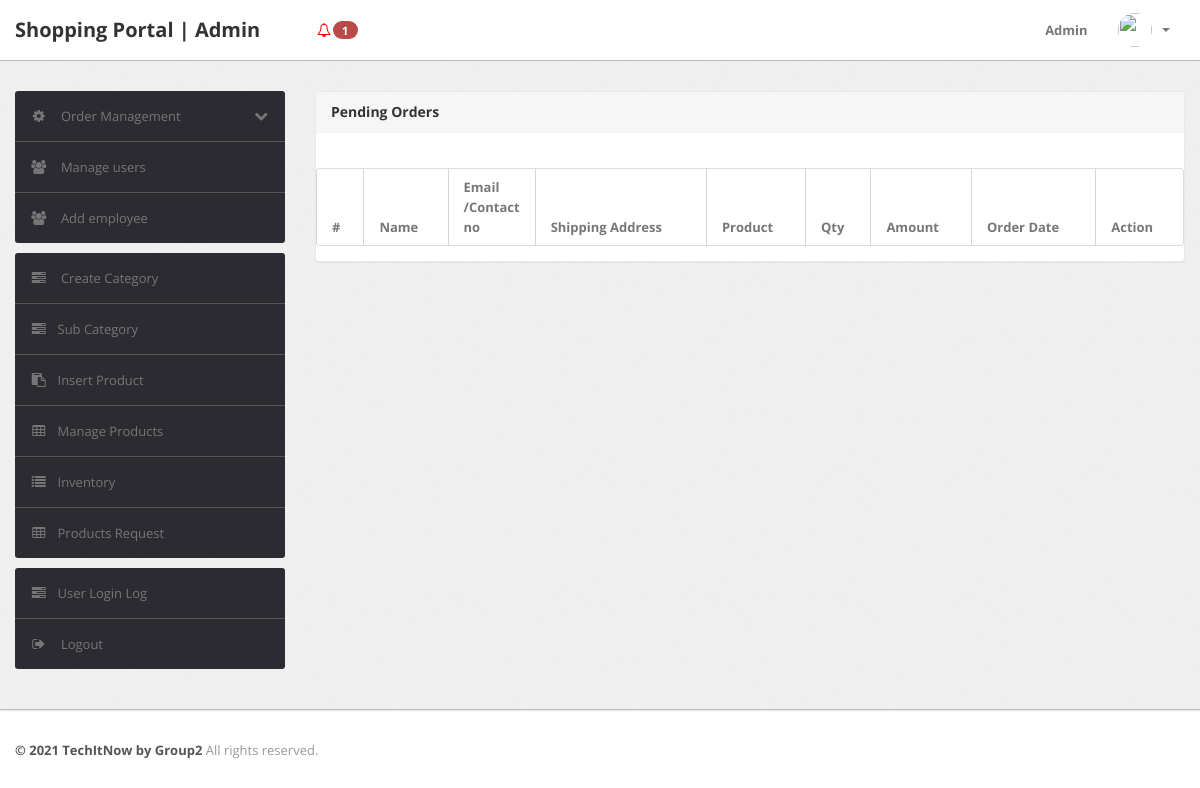
The app's page /admin/pending-orders.php (signed in), older data.
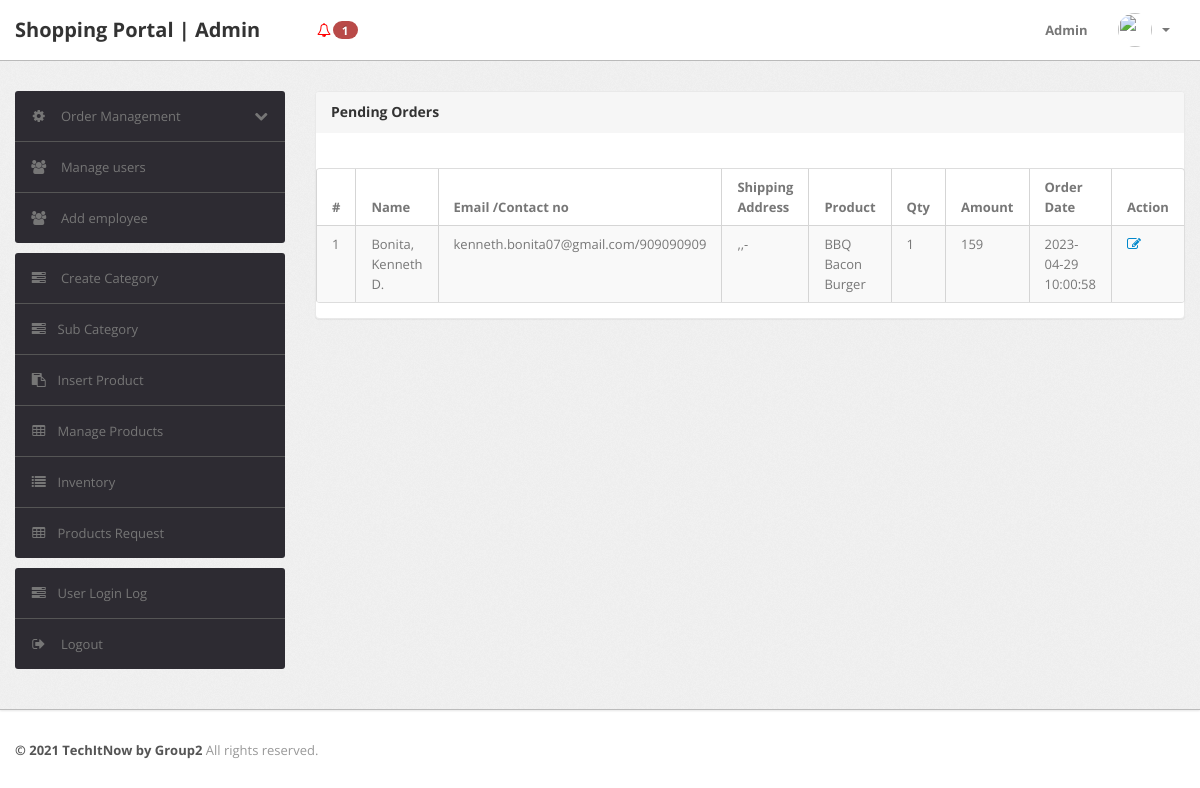
The same page, newer data.
### tables this page shows
CREATE TABLE `orders` (
  `id` int(11) NOT NULL,
  `userId` int(11) DEFAULT NULL,
  `productId` varchar(255) DEFAULT NULL,
  `quantity` int(11) DEFAULT NULL,
  `orderDate` timestamp NOT NULL DEFAULT current_timestamp(),
  `paymentMethod` varchar(50) DEFAULT NULL,
  `orderStatus` varchar(55) DEFAULT NULL
);

CREATE TABLE `users` (
  `id` int(11) NOT NULL,
  `name` varchar(255) DEFAULT NULL,
  `email` varchar(255) DEFAULT NULL,
  `contactno` bigint(11) DEFAULT NULL,
  `password` varchar(255) DEFAULT NULL,
  `shippingAddress` longtext DEFAULT NULL,
  `shippingState` varchar(255) DEFAULT NULL,
  `shippingCity` varchar(255) DEFAULT NULL,
  `shippingPincode` int(11) DEFAULT NULL,
  `billingAddress` longtext DEFAULT NULL,
  `billingState` varchar(255) DEFAULT NULL,
  `billingCity` varchar(255) DEFAULT NULL,
  `billingPincode` int(11) DEFAULT NULL,
  `regDate` timestamp NOT NULL DEFAULT current_timestamp(),
  `updationDate` varchar(255) DEFAULT NULL
);

CREATE TABLE `products` (
  `id` int(11) NOT NULL,
  `category` int(11) NOT NULL,
  `subCategory` int(11) DEFAULT NULL,
  `productName` varchar(255) DEFAULT NULL,
  `productCompany` varchar(255) DEFAULT NULL,
  `productPrice` int(11) DEFAULT NULL,
  `productPriceBeforeDiscount` int(11) DEFAULT NULL,
  `productDescription` longtext DEFAULT NULL,
  `productImage1` varchar(255) DEFAULT NULL,
  `productImage2` varchar(255) DEFAULT NULL,
  `productImage3` varchar(255) DEFAULT NULL,
  `shippingCharge` int(11) DEFAULT NULL,
  `productAvailability` varchar(255) DEFAULT NULL,
  `postingDate` timestamp NULL DEFAULT current_timestamp(),
  `updationDate` varchar(255) DEFAULT NULL
);

### admin/pending-orders.php (the view, shortened to what this page needs)
<?php
include('include/config.php');
if(strlen($_SESSION['alogin'])==0)
	{
header('location:index.php');
}
else{
?>
<!DOCTYPE html>
<html lang="en">
<head>
	<link type="text/css" href="bootstrap/css/bootstrap.min.css" rel="stylesheet">
	<link type="text/css" href="bootstrap/css/bootstrap-responsive.min.css" rel="stylesheet">
	<link type="text/css" href="css/theme.css" rel="stylesheet">
	<link type="text/css" href="images/icons/css/font-awesome.css" rel="stylesheet">
</head>
<body>
<?php include('include/header.php');?>
	<div class="wrapper">
		<div class="container">
			<div class="row">
<?php include('include/sidebar.php');?>
			<div class="span9">
					<div class="content">
	<div class="module">
							<div class="module-head">
								<h3>Pending Orders</h3>
							</div>
							<div class="module-body table">
									<br />
								<table cellpadding="0" cellspacing="0" border="0" class="datatable-1 table table-bordered table-striped	 display table-responsive" >
									<thead>
										<tr>
											<th>#</th>
											<th> Name</th>
											<th width="50">Email /Contact no</th>
											<th>Shipping Address</th>
											<th>Product </th>
											<th>Qty </th>
											<th>Amount </th>
											<th>Order Date</th>
											<th>Action</th>
										</tr>
									</thead>
<tbody>
<?php
$status='Delivered';
$query=mysqli_query($con,"select users.name as username,users.email as useremail,users.contactno as usercontact,users.shippingAddress as shippingaddress,users.shippingCity as shippingcity,users.shippingState as shippingstate,users.shippingPincode as shippingpincode,products.productName as productname,products.shippingCharge as shippingcharge,orders.quantity as quantity,orders.orderDate as orderdate,products.productPrice as productprice,orders.id as id  from orders join users on  orders.userId=users.id join products on products.id=orders.productId where orders.	orderStatus!='$status' or orders.orderStatus is null");
$cnt=1;
while($row=mysqli_fetch_array($query))
{
?>
										<tr>
											<td><?php echo htmlentities($cnt);?></td>
											<td><?php echo htmlentities($row['username']);?></td>
<td><?php echo htmlentities($row['useremail']);?>/<?php echo htmlentities($row['usercontact']);?></td>
<td><?php echo htmlentities($row['shippingaddress'].",".$row['shippingcity'].",".$row['shippingstate']."-".$row['shippingpincode']);?></td>
											<td><?php echo htmlentities($row['productname']);?></td>
											<td><?php echo htmlentities($row['quantity']);?></td>
											<td><?php echo htmlentities($row['quantity']*$row['productprice']+$row['shippingcharge']);?></td>
											<td><?php echo htmlentities($row['orderdate']);?></td>
											<td>   <a href="updateorder.php?oid=<?php echo htmlentities($row['id']);?>" title="Update order" target="_blank"><i class="icon-edit"></i></a>
											</td>
											</tr>
										<?php $cnt=$cnt+1; } ?>
										</tbody>
								</table>
							</div>
						</div>
					</div>
				</div>
			</div>
		</div>
	</div>
<?php include('include/footer.php');?>
</body>
<?php } ?>

### admin/include/header.php (shortened to what this page needs)
<div class="navbar navbar-fixed-top">
	<div class="navbar-inner">
		<div class="container">
		  	<a class="brand" href="change-password.php">
		  		Shopping Portal | Admin
		  	</a>
			<div class="nav-collapse collapse navbar-inverse-collapse">
			<?php
					$sql = "SELECT * FROM ingredients WHERE  quantity <= notify_quantity";
					$result = mysqli_query($con, $sql);
					$num_rows = mysqli_num_rows($result);
					if (mysqli_num_rows($result) > 0) {
						echo '<ul class="nav navbar-nav navbar-right">';
					    echo '<li><a href="#"class="dropdown-toggle" data-toggle="dropdown" style="color: red;"><i class="icon-bell"></i><span class="badge badge-important">' . $num_rows . '</span></b></a>';
				    echo '</li>';
				    echo '</ul>';
					}
					?>
				<ul class="nav pull-right">
					<li><a href="#">
						Admin
					</a></li>
					<li class="nav-user dropdown">
						<a href="#" class="dropdown-toggle" data-toggle="dropdown">
							<img src="images/user1.png" class="nav-avatar" />
							<b class="caret"></b>
						</a>
					</li>
				</ul>
			</div>
		</div>
	</div>
</div>

### admin/include/sidebar.php (shortened to what this page needs)
<div class="span3">
					<div class="sidebar">
<ul class="widget widget-menu unstyled">
							<li>
								<a class="collapsed" data-toggle="collapse" href="#togglePages">
									<i class="menu-icon icon-cog"></i>
									<i class="icon-chevron-down pull-right"></i><i class="icon-chevron-up pull-right"></i>
									Order Management
								</a>
							</li>
							<li>
								<a href="manage-users.php">
									<i class="menu-icon icon-group"></i>
									Manage users
								</a>
							</li>
							<li>
								<a href="employee.php">
									<i class="menu-icon icon-group"></i>
									Add employee
								</a>
							</li>
						</ul>
						<ul class="widget widget-menu unstyled">
                                <li><a href="category.php"><i class="menu-icon icon-tasks"></i> Create Category </a></li>
                                <li><a href="subcategory.php"><i class="menu-icon icon-tasks"></i>Sub Category </a></li>
                                <li><a href="insert-product.php"><i class="menu-icon icon-paste"></i>Insert Product </a></li>
                                <li><a href="manage-products.php"><i class="menu-icon icon-table"></i>Manage Products </a></li>
								<li><a href="inventory.php"><i class="menu-icon icon-list"></i>Inventory </a></li>
								<li><a href="request-product.php"><i class="menu-icon icon-table"></i>Products Request</a></li>
                            </ul>
						<ul class="widget widget-menu unstyled">
							<li><a href="user-logs.php"><i class="menu-icon icon-tasks"></i>User Login Log </a></li>
							<li>
								<a href="logout.php">
									<i class="menu-icon icon-signout"></i>
									Logout
								</a>
							</li>
						</ul>
					</div>
				</div>

### admin/include/footer.php
<div class="footer">
	<div class="container">
		<b class="copyright">&copy; 2021 TechItNow by Group2 </b> All rights reserved.
	</div>
</div>

### admin/css/theme.css (style rules this page uses)
body { font-size: 13px; font-family: 'Open Sans', Arial, sans-serif; background: #fff; color: #777 }
h1, h2, h3, h4, h5, h6 { color: #333; margin-top: 0 }
h3 { font-size: 20px }
strong, b { color: #555 }
.wrapper { background: url(../images/bg.png) #eee; border-bottom: 1px solid #bbb; -webkit-box-shadow: 0 1px 2px rgba(0,0,0,0.1); -moz-box-shadow: 0 1px 2px rgba(0,0,0,0.1); box-shadow: 0 1px 2px rgba(0,0,0,0.1); padding: 30px 0 }
.footer { color: #999; padding: 30px 0 60px }
body [class^="icon-"], body [class*=" icon-"] { font-size: 14px; line-height: 20px; height: 20px }
.module { background: #fff; -webkit-border-radius: 3px; -moz-border-radius: 3px; border-radius: 3px; border: 1px solid #ccc; border-bottom-color: #bbb; -webkit-box-shadow: 0 0 1px rgba(0,0,0,0.2); -moz-box-shadow: 0 0 1px rgba(0,0,0,0.2); box-shadow: 0 0 1px rgba(0,0,0,0.2); margin-bottom: 30px }
.navbar { position: static!important; margin: 0!important }
.navbar .navbar-inner { background: #fff; border-bottom: 1px solid #bbb; -webkit-box-shadow: 0 1px 2px rgba(0,0,0,0.15); -moz-box-shadow: 0 1px 2px rgba(0,0,0,0.15); box-shadow: 0 1px 2px rgba(0,0,0,0.15) }
.navbar .brand { color: #333; font-weight: bold; font-size: 20px; margin-right: 20px; padding: 20px }
.navbar .nav>li>a { padding: 20px 15px; font-weight: bold; color: #777 }
.nav-user>a { height: 20px }
.nav-avatar { width: 34px; height: 34px; margin: -7px 5px 0 0; -webkit-border-radius: 50%; -moz-border-radius: 50%; border-radius: 50% }
.table { margin-bottom: 0 }
.table th, .table td { border-color: #d5d5d5!important }
.table-bordered thead:first-child tr:first-child>th:first-child, .table-bordered tbody:first-child tr:first-child>td:first-child { -webkit-border-top-left-radius: 2px; -moz-border-radius-topleft: 2px; border-top-left-radius: 2px }
.table-bordered thead:first-child tr:first-child>th:last-child, .table-bordered tbody:first-child tr:first-child>td:last-child { -webkit-border-top-right-radius: 2px; -moz-border-radius-topright: 2px; border-top-right-radius: 2px }
.table-bordered thead:last-child tr:last-child>th:first-child, .table-bordered tbody:last-child tr:last-child>td:first-child, .table-bordered tfoot:last-child tr:last-child>td:first-child { -webkit-border-bottom-left-radius: 2px; -moz-border-radius-bottomleft: 2px; border-bottom-left-radius: 2px }
.table-bordered thead:last-child tr:last-child>th:last-child, .table-bordered tbody:last-child tr:last-child>td:last-child, .table-bordered tfoot:last-child tr:last-child>td:last-child { -webkit-border-bottom-right-radius: 2px; -moz-border-radius-bottomright: 2px; border-bottom-right-radius: 2px }
.widget-menu { background: #fff; -webkit-border-radius: 3px; -moz-border-radius: 3px; border-radius: 3px; overflow: hidden }
.widget-menu a { color: #555; display: block; line-height: 20px; padding: 15px; text-decoration: none!important }
.widget-menu .menu-icon { margin-right: 10px; color: #767676; -webkit-transition: all .2s ease-in-out; -moz-transition: all .2s ease-in-out; transition: all .2s ease-in-out; }
.widget-menu>li+li { border-top: 1px solid #555 }
.widget-menu>li>a { background-color: #2d2b32; color: #767676; -webkit-transition: all .2s ease-in-out; -moz-transition: all .2s ease-in-out; transition: all .2s ease-in-out; }
.widget-menu>li>a .icon-chevron-down { display: none }
.widget-menu>li>a.collapsed .icon-chevron-down { display: block }
.module { box-shadow: 0 0 3px rgba(0,0,0,.1); border-color: #e9e9e9; margin-bottom: 20px; background-color: #fff; border-radius: 4px; -webkit-box-shadow: 0 1px 1px rgba(0,0,0,.05); box-shadow: 0 1px 1px rgba(0,0,0,.05); }
.module-head { color: #767676; background-color: #f6f6f6; border-color: #e9e9e9; padding: 10px 15px; border-bottom: 1px solid transparent; border-top-right-radius: 3px; border-top-left-radius: 3px; }
.module-head h3 { font-size: 14px; line-height: 20px; height: 20px; margin: 0; }
.module-body { padding: 15px }
.module-body.table { padding: 15px 0 }
.module-body.table .table th, .module-body.table .table td { padding-left: 15px; padding-right: 15px }

Row changes from the older to the newer data that the page shows:
added orders: userId.name "Bonita, Kenneth D.", userId.email "kenneth.bonita07@gmail.com", userId.contactno "909090909", userId.shippingPincode ",,-", productId.productName "BBQ Bacon Burger", quantity "1", $row['quantity']*$row['productprice']+$row['shippingcharge'] "159", orderDate "2023-04-29 10:00:58"
